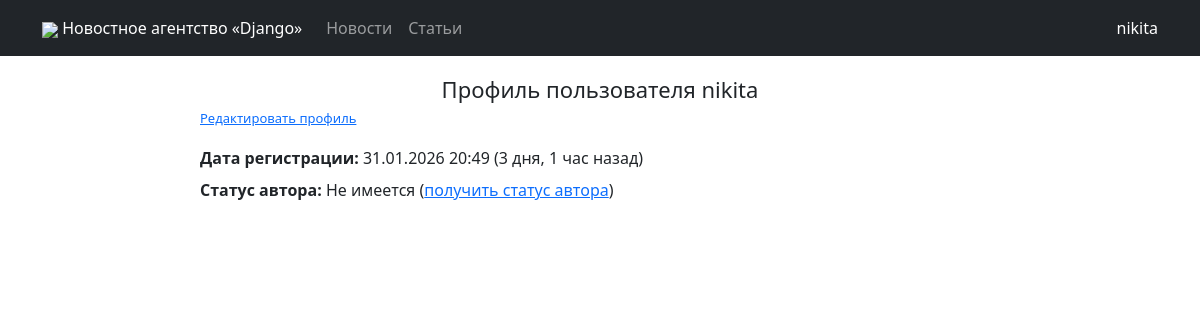
The page /accounts/profile/ (signed in) on the database as committed earlier.
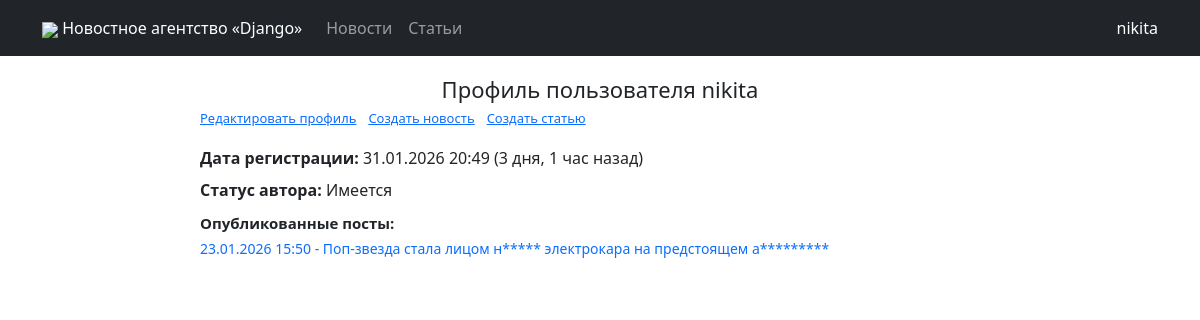
The same page on the database as committed later.
### news/models.py (models this page shows, shortened)
class Post(models.Model):
    news = 'NE'
    article = 'AR'
    POST_TYPES = [
        (news, 'Новость'),
        (article, 'Статья'),
    ]
    author = models.ForeignKey(Author, on_delete=models.CASCADE)
    post_type = models.CharField(max_length=2, choices=POST_TYPES)
    created_at = models.DateTimeField(auto_now_add=True)
    title = models.CharField(max_length=255)
    text = models.TextField()
    rating = models.IntegerField(default=0)
    categories = models.ManyToManyField(Category, through="PostCategory")

### accounts/views.py (the view)
# urls.py: path('profile/', profile_view, name='user_profile'),
@login_required
def profile_view(request):
    is_author = request.user.groups.filter(name="author").exists()
    posts = None
    if is_author:
        posts = Post.objects.filter(author__user=request.user).order_by("-created_at")
    return render(request, 'account/profile.html', {
        "is_author": is_author,
        "posts": posts
    })

### main_app/templatetags/custom_filters.py (called while the page is built)
@register.filter
def censor(value):
    value_split = value.split()
    for index, value_str in enumerate(value_split):
        if value_str.lower() in forbidden_words:
            value_split[index] = value_str[0] + "*" * (len(value_str) - 1)
    return " ".join(value_split)

@register.filter
def format_date(datetime_str, format_str="%d.%m.%Y %H:%M:%S"):
    return datetime.datetime.strftime(datetime_str, format_str)

### templates/account/profile.html (shortened to what this page needs)
{% extends 'flatpages/default.html' %}
{% load custom_filters %}
{% load humanize %}
{% load tz %}
{% load static %}
{% block custom_links %}
<link rel="stylesheet" href="{% static 'css/profile.css' %}">
{% endblock custom_links %}
{% block content %}
<div class="profile-content">
    {% if not user.first_name and not user.last_name %}
    <h1 class="profile-content-title">Профиль пользователя {{ user.username }}</h1>
    {% else %}
    <h1 class="profile-content-title">Профиль пользователя {{ user.first_name }} {{ user.last_name }}</h1>
    {% endif %}
    <div class="profile-content-links">
        <a href="settings/">Редактировать профиль</a>
        {% if is_author %}
        <a href="/news/create/">Создать новость</a>
        <a href="/articles/create/">Создать статью</a>
        {% endif %}
    </div>
    <div class="profile-content-information">
        <p><b>Дата регистрации:</b> {{ user.date_joined|localtime|format_date:"%d.%m.%Y %H:%M" }} ({{ user.date_joined|naturaltime }})</p>
        {% if is_author %}
            <p><b>Статус автора:</b> Имеется</p>
        {% else %}
            <p><b>Статус автора:</b> Не имеется (<a href="get_author_status">получить статус автора</a>)</p>
        {% endif %}
        {% if is_author %}
            <div class="profile-content-posts">
                <h2 class="profile-content-posts-title"><b>Опубликованные посты:</b></h2>
                <div class="profile-content-posts-list">
                    {% if posts %}
                        {% for post in posts %}
                            {% if post.post_type == "NE" %}
                                <a href="/news/{{ post.id }}" class="profile-content-posts-item">{{ post.created_at|localtime|format_date:"%d.%m.%Y %H:%M" }} - {{ post.title|censor|truncatechars:72 }}</a><br>
                            {% else %}
                                <a href="/articles/{{ post.id }}" class="profile-content-posts-item">{{ post.created_at|localtime|format_date:"%d.%m.%Y %H:%M" }} - {{ post.title|censor|truncatechars:72 }}</a><br>
                            {% endif %}
                        {% endfor %}
                    {% else %}
                        <h3 class="profile-content-posts-item">Опубликованные посты отсутствуют</h3>
                    {% endif %}
                </div>
            </div>
        {% endif %}
    </div>
</div>
{% endblock content %}

### templates/flatpages/default.html (shortened to what this page needs)
<!DOCTYPE html>
<html lang="en">
    <head>
        {% load static %}
        <link href="{% static 'css/styles.css' %}" rel="stylesheet" />
        {% block custom_links %}{% endblock custom_links %}
    </head>
    <body>
        <nav class="navbar navbar-expand-lg navbar-dark bg-dark static-top">
           <div class="container">
               <a class="navbar-brand" href="/"><img src="{% static 'img/django_icon.png' %}" style="width: 30px"> Новостное агентство «Django»</a>
               <div class="collapse navbar-collapse" id="navbarResponsive">
                   <ul class="navbar-nav ml-auto">
                       <li class="nav-item active" style="display: flex;">
                           <a class="nav-link" href="/news">Новости</a>
                           <a class="nav-link" href="/articles">Статьи</a>
                       </li>
                   </ul>
               </div>
               {% if user.is_authenticated %}
                    <a href="/accounts/profile" class="profile-button">{{ user.username }}</a>
               {% else %}
                    <a href="/accounts/login" class="profile-button">Войти</a>
               {% endif %}
           </div>
</nav>
        <div class="container">
           <div class="row">
               <div class="col-lg-12 text-center">
                   {% block content %}{% endblock content %}
               </div>
           </div>
        </div>
    </body>
</html>

### static/css/profile.css (style rules this page uses)
.profile-content { width: 800px; margin: auto; margin-block: 0; line-height: 1; }
.profile-content-title { margin-top: 20px; font-size: 22px; }
.profile-content-links { display: flex; font-size: 13px; gap: 12px; margin-top: 10px; }
.profile-content-information { margin-top: 25px; text-align: left; }
.profile-content-posts-title { font-size: 15px; }
.profile-content-posts-item { text-decoration: none; font-size: 14px; font-weight: 400; }

Rows that differ between the two databases and show on the page:
now on this page (row edited): Post: created_at "23.01.2026 15:50", title|censor "Поп-звезда стала лицом н***** электрокара на предстоящем а*********"
Other text that changed with them:
text no longer shown: "Не имеется ( получить статус автора )"
text now shown: "Создать новость Создать статью Имеется Опубликованные посты:"
